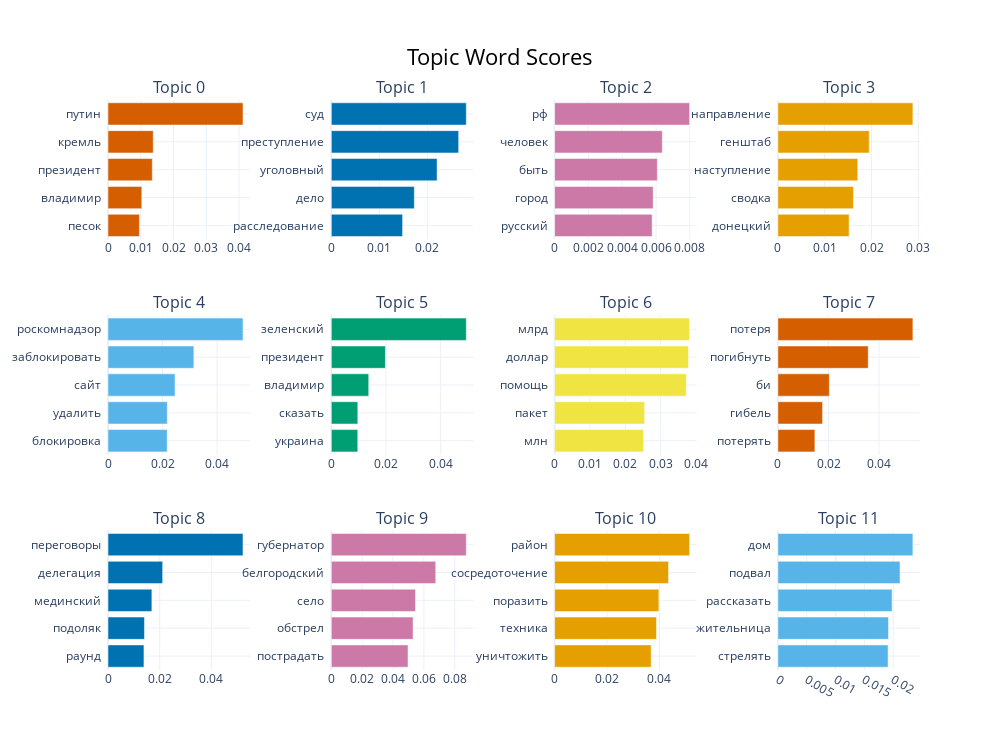

Notebook cell for this chart:
### Code cell
# Visualize top topic keywords
topic_model.visualize_barchart(top_n_topics=12)

### Figure 1 — Plotly figure (JSON) as saved in the notebook; plotly's stock layout.template omitted (floating-point values rounded to 4 significant figures)
{"data": [{"marker": {"color": "#D55E00"}, "orientation": "h", "type": "bar", "x": [0.009587, 0.01031, 0.01352, 0.0138, 0.04119], "xaxis": "x", "y": ["песок  ", "владимир  ", "президент  ", "кремль  ", "путин  "], "yaxis": "y"}, {"marker": {"color": "#0072B2"}, "orientation": "h", "type": "bar", "x": [0.01484, 0.01728, 0.02202, 0.02651, 0.0281], "xaxis": "x2", "y": ["расследование  ", "дело  ", "уголовный  ", "преступление  ", "суд  "], "yaxis": "y2"}, {"marker": {"color": "#CC79A7"}, "orientation": "h", "type": "bar", "x": [0.005772, 0.005833, 0.006079, 0.006374, 0.007987], "xaxis": "x3", "y": ["русский  ", "город  ", "быть  ", "человек  ", "рф  "], "yaxis": "y3"}, {"marker": {"color": "#E69F00"}, "orientation": "h", "type": "bar", "x": [0.01521, 0.01615, 0.01706, 0.01951, 0.02884], "xaxis": "x4", "y": ["донецкий  ", "сводка  ", "наступление  ", "генштаб  ", "направление  "], "yaxis": "y4"}, {"marker": {"color": "#56B4E9"}, "orientation": "h", "type": "bar", "x": [0.0217, 0.02174, 0.02458, 0.03147, 0.04949], "xaxis": "x5", "y": ["блокировка  ", "удалить  ", "сайт  ", "заблокировать  ", "роскомнадзор  "], "yaxis": "y5"}, {"marker": {"color": "#009E73"}, "orientation": "h", "type": "bar", "x": [0.00968, 0.009693, 0.01368, 0.01978, 0.04935], "xaxis": "x6", "y": ["украина  ", "сказать  ", "владимир  ", "президент  ", "зеленский  "], "yaxis": "y6"}, {"marker": {"color": "#F0E442"}, "orientation": "h", "type": "bar", "x": [0.0252, 0.02549, 0.03727, 0.03789, 0.0382], "xaxis": "x7", "y": ["млн  ", "пакет  ", "помощь  ", "доллар  ", "млрд  "], "yaxis": "y7"}, {"marker": {"color": "#D55E00"}, "orientation": "h", "type": "bar", "x": [0.01462, 0.01765, 0.02033, 0.0357, 0.05336], "xaxis": "x8", "y": ["потерять  ", "гибель  ", "би  ", "погибнуть  ", "потеря  "], "yaxis": "y8"}, {"marker": {"color": "#0072B2"}, "orientation": "h", "type": "bar", "x": [0.01391, 0.01411, 0.01698, 0.02115, 0.05223], "xaxis": "x9", "y": ["раунд  ", "подоляк  ", "мединский  ", "делегация  ", "переговоры  "], "yaxis": "y9"}, {"marker": {"color": "#CC79A7"}, "orientation": "h", "type": "bar", "x": [0.04971, 0.05301, 0.05457, 0.06766, 0.08747], "xaxis": "x10", "y": ["пострадать  ", "обстрел  ", "село  ", "белгородский  ", "губернатор  "], "yaxis": "y10"}, {"marker": {"color": "#E69F00"}, "orientation": "h", "type": "bar", "x": [0.03684, 0.03889, 0.0398, 0.04347, 0.05152], "xaxis": "x11", "y": ["уничтожить  ", "техника  ", "поразить  ", "сосредоточение  ", "район  "], "yaxis": "y11"}, {"marker": {"color": "#56B4E9"}, "orientation": "h", "type": "bar", "x": [0.01912, 0.01918, 0.01981, 0.02118, 0.02342], "xaxis": "x12", "y": ["стрелять  ", "жительница  ", "рассказать  ", "подвал  ", "дом  "], "yaxis": "y12"}], "layout": {"annotations": [{"font": {"size": 16}, "showarrow": false, "text": "Topic 0", "x": 0.0875, "xanchor": "center", "xref": "paper", "y": 1, "yanchor": "bottom", "yref": "paper"}, {"font": {"size": 16}, "showarrow": false, "text": "Topic 1", "x": 0.3625, "xanchor": "center", "xref": "paper", "y": 1, "yanchor": "bottom", "yref": "paper"}, {"font": {"size": 16}, "showarrow": false, "text": "Topic 2", "x": 0.6375, "xanchor": "center", "xref": "paper", "y": 1, "yanchor": "bottom", "yref": "paper"}, {"font": {"size": 16}, "showarrow": false, "text": "Topic 3", "x": 0.9125, "xanchor": "center", "xref": "paper", "y": 1, "yanchor": "bottom", "yref": "paper"}, {"font": {"size": 16}, "showarrow": false, "text": "Topic 4", "x": 0.0875, "xanchor": "center", "xref": "paper", "y": 0.6222, "yanchor": "bottom", "yref": "paper"}, {"font": {"size": 16}, "showarrow": false, "text": "Topic 5", "x": 0.3625, "xanchor": "center", "xref": "paper", "y": 0.6222, "yanchor": "bottom", "yref": "paper"}, {"font": {"size": 16}, "showarrow": false, "text": "Topic 6", "x": 0.6375, "xanchor": "center", "xref": "paper", "y": 0.6222, "yanchor": "bottom", "yref": "paper"}, {"font": {"size": 16}, "showarrow": false, "text": "Topic 7", "x": 0.9125, "xanchor": "center", "xref": "paper", "y": 0.6222, "yanchor": "bottom", "yref": "paper"}, {"font": {"size": 16}, "showarrow": false, "text": "Topic 8", "x": 0.0875, "xanchor": "center", "xref": "paper", "y": 0.2444, "yanchor": "bottom", "yref": "paper"}, {"font": {"size": 16}, "showarrow": false, "text": "Topic 9", "x": 0.3625, "xanchor": "center", "xref": "paper", "y": 0.2444, "yanchor": "bottom", "yref": "paper"}, {"font": {"size": 16}, "showarrow": false, "text": "Topic 10", "x": 0.6375, "xanchor": "center", "xref": "paper", "y": 0.2444, "yanchor": "bottom", "yref": "paper"}, {"font": {"size": 16}, "showarrow": false, "text": "Topic 11", "x": 0.9125, "xanchor": "center", "xref": "paper", "y": 0.2444, "yanchor": "bottom", "yref": "paper"}], "height": 750, "hoverlabel": {"bgcolor": "white", "font": {"family": "Rockwell", "size": 16}}, "showlegend": false, "title": {"font": {"color": "Black", "size": 22}, "text": "Topic Word Scores", "x": 0.5, "xanchor": "center", "yanchor": "top"}, "width": 1000, "xaxis": {"anchor": "y", "domain": [0, 0.175], "showgrid": true}, "xaxis10": {"anchor": "y10", "domain": [0.275, 0.45], "showgrid": true}, "xaxis11": {"anchor": "y11", "domain": [0.55, 0.725], "showgrid": true}, "xaxis12": {"anchor": "y12", "domain": [0.825, 1], "showgrid": true}, "xaxis2": {"anchor": "y2", "domain": [0.275, 0.45], "showgrid": true}, "xaxis3": {"anchor": "y3", "domain": [0.55, 0.725], "showgrid": true}, "xaxis4": {"anchor": "y4", "domain": [0.825, 1], "showgrid": true}, "xaxis5": {"anchor": "y5", "domain": [0, 0.175], "showgrid": true}, "xaxis6": {"anchor": "y6", "domain": [0.275, 0.45], "showgrid": true}, "xaxis7": {"anchor": "y7", "domain": [0.55, 0.725], "showgrid": true}, "xaxis8": {"anchor": "y8", "domain": [0.825, 1], "showgrid": true}, "xaxis9": {"anchor": "y9", "domain": [0, 0.175], "showgrid": true}, "yaxis": {"anchor": "x", "domain": [0.7556, 1], "showgrid": true}, "yaxis10": {"anchor": "x10", "domain": [0, 0.2444], "showgrid": true}, "yaxis11": {"anchor": "x11", "domain": [0, 0.2444], "showgrid": true}, "yaxis12": {"anchor": "x12", "domain": [0, 0.2444], "showgrid": true}, "yaxis2": {"anchor": "x2", "domain": [0.7556, 1], "showgrid": true}, "yaxis3": {"anchor": "x3", "domain": [0.7556, 1], "showgrid": true}, "yaxis4": {"anchor": "x4", "domain": [0.7556, 1], "showgrid": true}, "yaxis5": {"anchor": "x5", "domain": [0.3778, 0.6222], "showgrid": true}, "yaxis6": {"anchor": "x6", "domain": [0.3778, 0.6222], "showgrid": true}, "yaxis7": {"anchor": "x7", "domain": [0.3778, 0.6222], "showgrid": true}, "yaxis8": {"anchor": "x8", "domain": [0.3778, 0.6222], "showgrid": true}, "yaxis9": {"anchor": "x9", "domain": [0, 0.2444], "showgrid": true}}}
